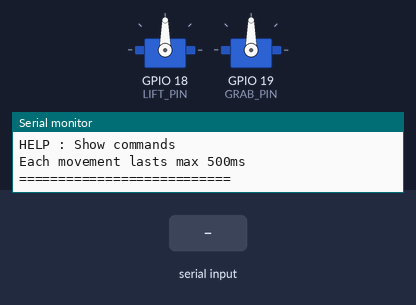
Simulated run of this sketch. Board: ESP32. On the bench: 2 × servo, the last lines printed to the serial monitor. The test bench sets the inputs (shaded band).

Above: at 1.2 s.
1.3 s: "LF\n" received over Serial
At 1.4 s:
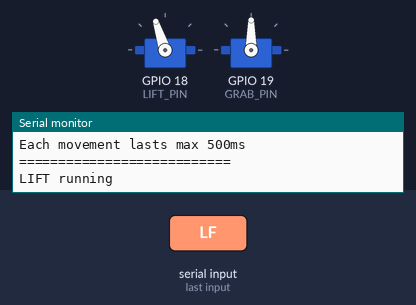
3.0 s: "GC\n" received over Serial
At 3.1 s:
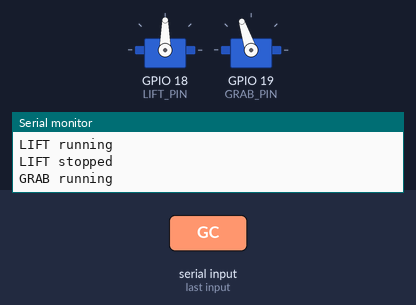
4.7 s: "LR\n" received over Serial
At 4.8 s:
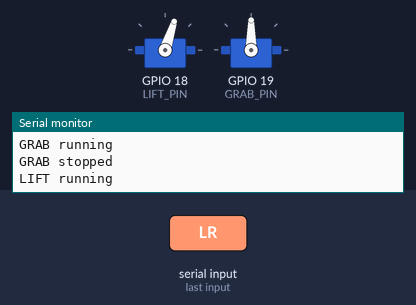
6.4 s: "GO\n" received over Serial
At 6.5 s:
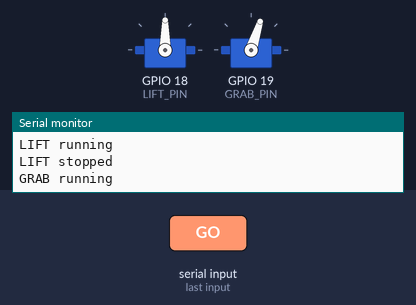
Timing chart, 0 to 9.1 s (numbered marks = the images above; inputs shaded):
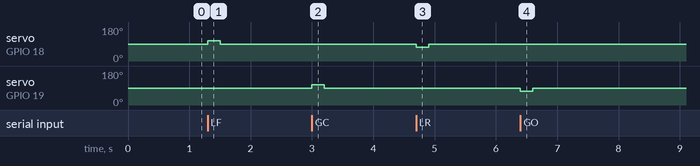

Measured:
- after the input at 1.3 s, servo on GPIO 18 (LIFT_PIN): 90° → 108° at once, → 90° 0.20 s later
- after the input at 3.0 s, servo on GPIO 19 (GRAB_PIN): 90° → 108° at once, → 90° 0.20 s later
- after the input at 4.7 s, servo on GPIO 18 (LIFT_PIN): 90° → 72° at once, → 90° 0.20 s later
- after the input at 6.4 s, servo on GPIO 19 (GRAB_PIN): 90° → 72° at once, → 90° 0.20 s later

The sketch:

tmj.ino
```cpp
#include <Arduino.h>
#include <ESP32Servo.h>

Servo liftMotor;
Servo grabMotor;

// ========== PINS ==========
const int LIFT_PIN = 18;
const int GRAB_PIN = 19;

// ========== SERVO SIGNALS ==========
// Typical continuous-rotation servo values.
// Neutral may need calibration.
const int STOP_US = 1500;
const int FORWARD_US = 1600;
const int REVERSE_US = 1400;

// ========== SAFETY ==========
// Maximum run time per command.
// This is NOT a mechanical limit sensor.
const unsigned long MAX_RUN_MS = 500;

// Motor state
bool liftRunning = false;
bool grabRunning = false;

unsigned long liftStopTime = 0;
unsigned long grabStopTime = 0;

// ========== FUNCTIONS ==========

void stopLift() {
  liftMotor.writeMicroseconds(STOP_US);
  liftRunning = false;
  Serial.println("LIFT stopped");
}

void stopGrab() {
  grabMotor.writeMicroseconds(STOP_US);
  grabRunning = false;
  Serial.println("GRAB stopped");
}

void stopAll() {
  stopLift();
  stopGrab();
}

void runLift(int pulse, unsigned long duration) {
  if (duration > MAX_RUN_MS) {
    duration = MAX_RUN_MS;
  }

  liftMotor.writeMicroseconds(pulse);
  liftStopTime = millis() + duration;
  liftRunning = true;

  Serial.println("LIFT running");
}

void runGrab(int pulse, unsigned long duration) {
  if (duration > MAX_RUN_MS) {
    duration = MAX_RUN_MS;
  }

  grabMotor.writeMicroseconds(pulse);
  grabStopTime = millis() + duration;
  grabRunning = true;

  Serial.println("GRAB running");
}

void printHelp() {
  Serial.println();
  Serial.println("===== SMARTIVITY ROBOT =====");
  Serial.println("LF : Lift / pull");
  Serial.println("LR : Release lift");
  Serial.println("GC : Close gripper");
  Serial.println("GO : Open gripper");
  Serial.println("S  : Stop both motors");
  Serial.println("HELP : Show commands");
  Serial.println();
  Serial.println("Each movement lasts max 500ms");
  Serial.println("===========================");
}

void handleCommand(String cmd) {
  cmd.trim();
  cmd.toUpperCase();

  if (cmd == "LF") {
    runLift(FORWARD_US, 200);
  }
  else if (cmd == "LR") {
    runLift(REVERSE_US, 200);
  }
  else if (cmd == "GC") {
    runGrab(FORWARD_US, 200);
  }
  else if (cmd == "GO") {
    runGrab(REVERSE_US, 200);
  }
  else if (cmd == "S") {
    stopAll();
  }
  else if (cmd == "HELP") {
    printHelp();
  }
  else {
    Serial.println("Unknown command");
  }
}

// ========== SETUP ==========

void setup() {
  Serial.begin(115200);
  Serial.setTimeout(30);

  liftMotor.setPeriodHertz(50);
  grabMotor.setPeriodHertz(50);

  liftMotor.attach(LIFT_PIN, 1000, 2000);
  grabMotor.attach(GRAB_PIN, 1000, 2000);

  // Neutral signals
  liftMotor.writeMicroseconds(STOP_US);
  grabMotor.writeMicroseconds(STOP_US);

  Serial.println("Smartivity Dual Motor Ready");
  printHelp();
}

// ========== LOOP ==========

void loop() {
  // Read user commands
  if (Serial.available()) {
    String cmd = Serial.readStringUntil('\n');
    handleCommand(cmd);
  }

  // Timed motor stops
  unsigned long now = millis();

  if (liftRunning &&
      (long)(now - liftStopTime) >= 0) {
    stopLift();
  }

  if (grabRunning &&
      (long)(now - grabStopTime) >= 0) {
    stopGrab();
  }
}
```
